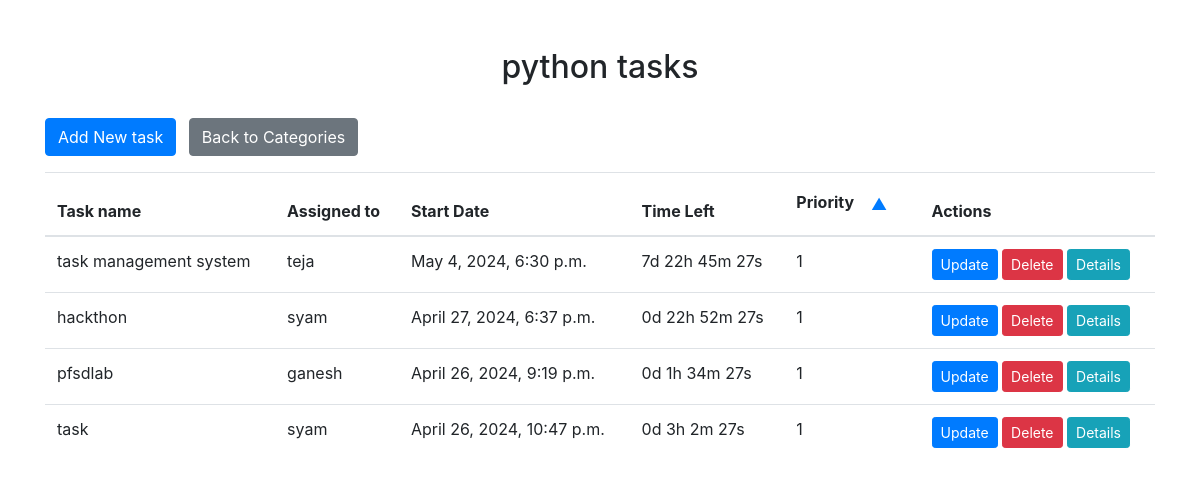
Screenshot of /categories/1/ (signed in) with the database file from the repository.
### task_management_system_app/models.py (models this page shows)
class Category(models.Model):
    name = models.CharField(max_length=100)

class Task(models.Model):
    name = models.CharField(max_length=100)
    category = models.ForeignKey(Category, on_delete=models.CASCADE)
    assigned_to = models.ForeignKey(User, on_delete=models.CASCADE, related_name='tasks')
    start_date = models.DateTimeField()
    end_date = models.DateTimeField()
    priority = models.IntegerField(default=1)
    description = models.TextField(default='')
    location = models.CharField(max_length=255, default='')
    organizer = models.CharField(max_length=100, default='')

### task_management_system_app/views.py (the view)
# urls.py: path('categories/<int:category_id>/', views.category_tasks, name='category_tasks'),
@login_required
@admin_required
def category_tasks(request, category_id):
    category = get_object_or_404(Category, pk=category_id)
    tasks = category.task_set.all()
    return render(request, 'task_management_system_app/category_tasks.html', {'category': category, 'tasks': tasks})

### task_management_system_app/templates/task_management_system_app/category_tasks.html (shortened to what this page needs)
<!DOCTYPE html>
<html lang="en">
  <head>
    <link rel="stylesheet" href="https://maxcdn.bootstrapcdn.com/bootstrap/4.5.2/css/bootstrap.min.css" />
  </head>
  <body>
    <div class="container mt-5">
      <h2 class="text-center">{{ category.name }} tasks</h2>
      <br />
      <div class="mb-3">
        <a href="{% url 'create_task' %}" class="btn btn-primary">Add New task</a>
        <a href="{% url 'category_list' %}" class="btn btn-secondary ml-2">Back to Categories</a>
      </div>
      <table id="taskTable" class="table">
        <thead>
          <tr>
            <th>Task name</th>
            <th>Assigned to</th>
            <th>Start Date</th>
            <th>Time Left</th>
            <th>
              Priority <button class="btn btn-link" onclick="sortByPriority()">&#x25B2;</button>
            </th>
            <th>Actions</th>
          </tr>
        </thead>
        <tbody>
          {% for task in tasks %}
            <tr>
              <td>{{ task.name }}</td>
              <td>{{ task.assigned_to.username }}</td>
              <td>{{ task.start_date }}</td>
              <td>
                <div id="countdown_{{ task.id }}" class="countdown-timer"></div>
              </td>
              <td>{{ task.priority }}</td>
              <td>
                <a href="{% url 'update_task' task.id %}" class="btn btn-primary btn-sm">Update</a>
                <form method="post" action="{% url 'delete_task' task.id %}" style="display: inline;">
                  <button type="submit" class="btn btn-danger btn-sm">Delete</button>
                </form>
                <button type="button" class="btn btn-info btn-sm" data-toggle="modal" data-target="#taskModal_{{ task.id }}">Details</button>
              </td>
            </tr>
          {% endfor %}
        </tbody>
      </table>
    </div>
  </body>
</html>

### rows the page displays
Category: name "python"
Task: name "task management system", assigned_to.username "teja", start_date "May 4, 2024, 6:30 p.m.", priority "1"
Task: name "hackthon", assigned_to.username "syam", start_date "April 27, 2024, 6:37 p.m.", priority "1"
Task: name "pfsdlab", assigned_to.username "ganesh", start_date "April 26, 2024, 9:19 p.m.", priority "1"
Task: name "task", assigned_to.username "syam", start_date "April 26, 2024, 10:47 p.m.", priority "1"
